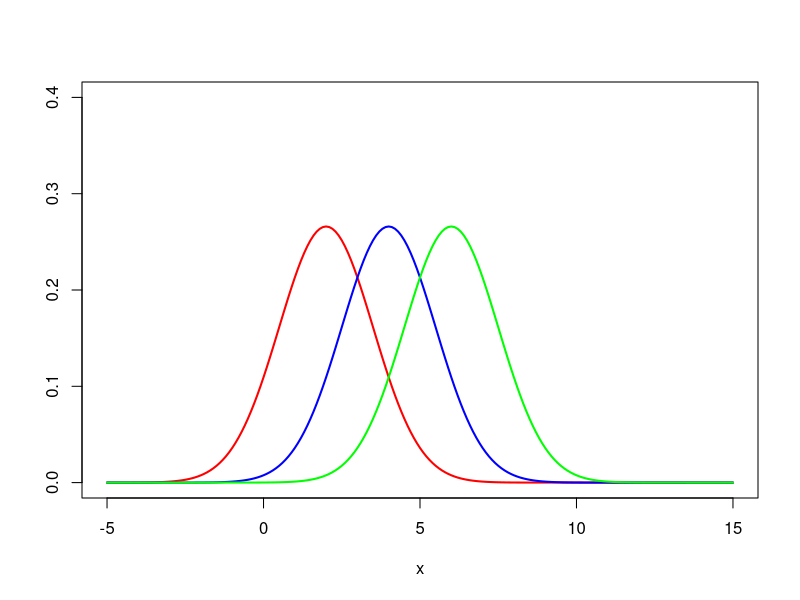
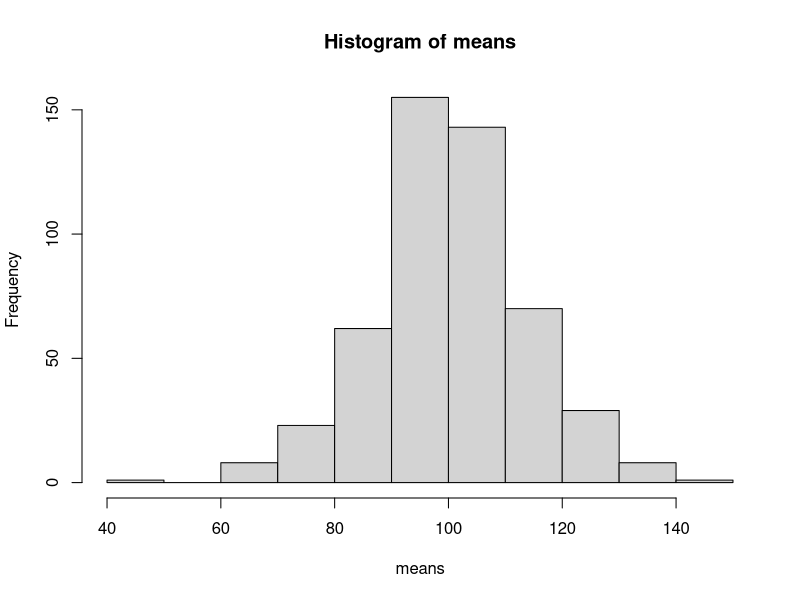
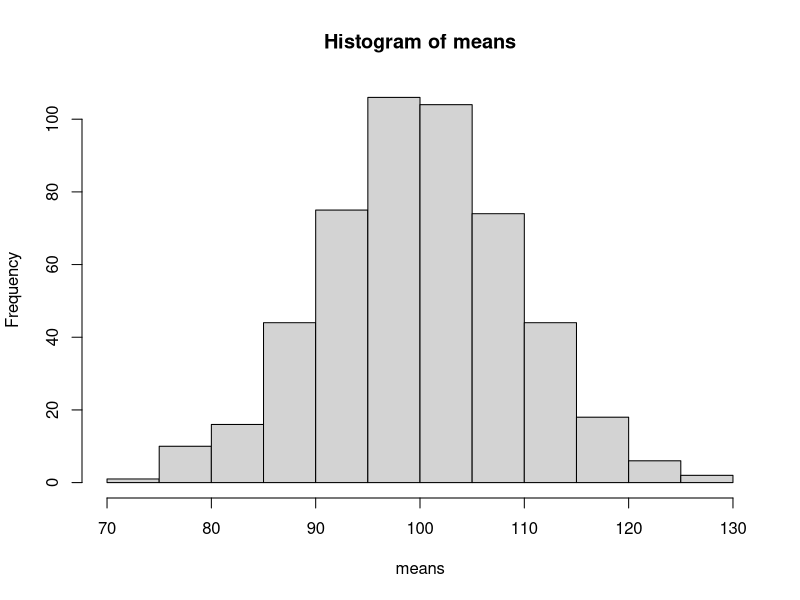
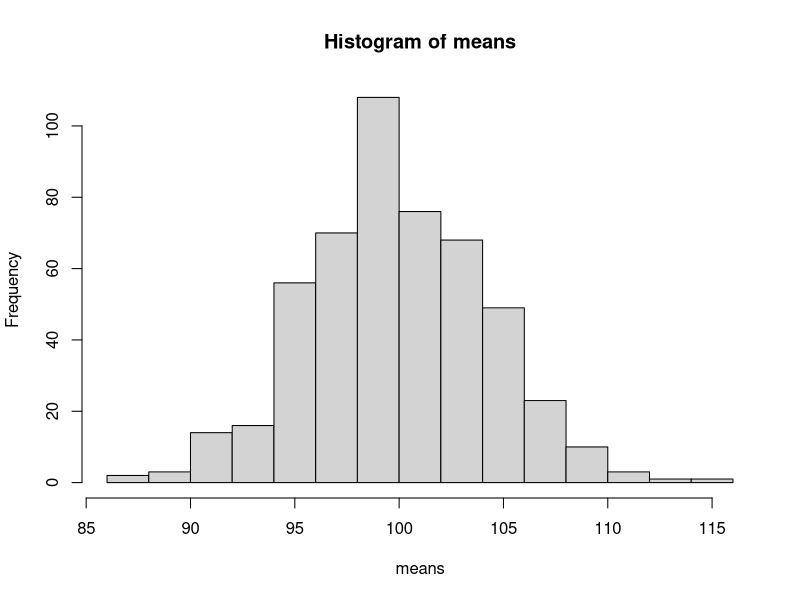
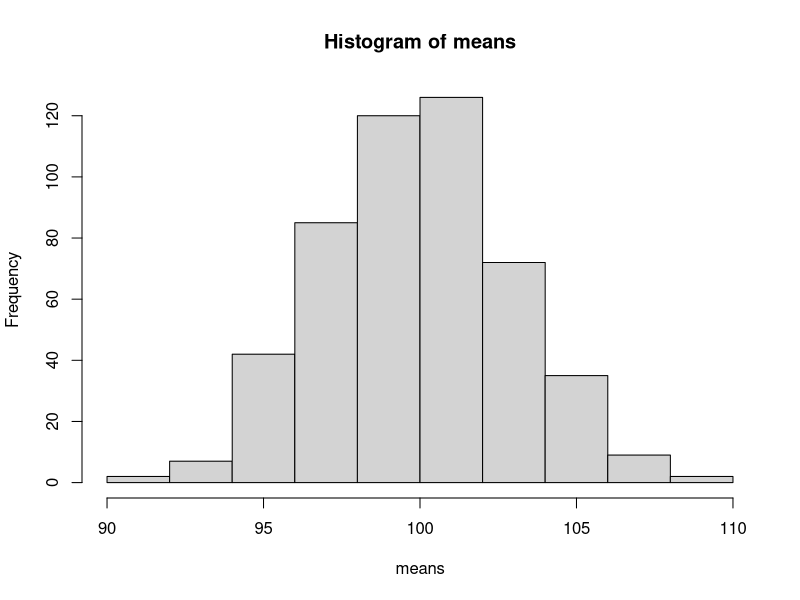
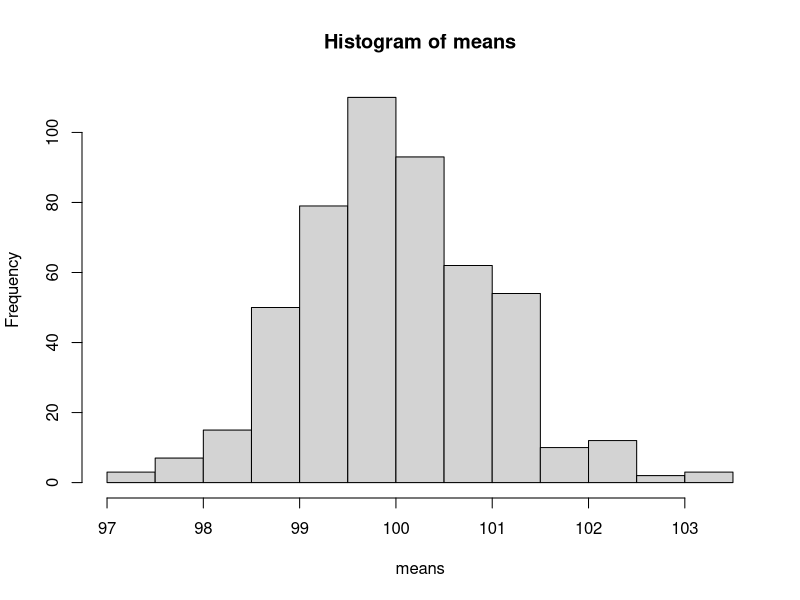

Write the R code that produced these figures, in order. (Note: this script raises an error after producing the figures.)
# HW 3—Eco stats
# 10 Feb 2021—David S. Mason
library(ggplot2)
# Q3 ####
x <- seq(-5, 15, 0.1)

plot(x, dnorm(x, mean = 2, sd = 1.5), type = "l",
     ylim = c(0, 0.4), ylab = "", lwd = 2, col = "red")
lines(x, dnorm(x, mean = 4, sd = 1.5), col = "blue", lty = 1, lwd = 2)
lines(x, dnorm(x, mean = 6, sd = 1.5), col = "green", lty = 1, lwd = 2)

Mean <- 21.37
Sd <- 4.55

pnorm(30, Mean, Sd) - pnorm(20, Mean, Sd) 
# 0.5893969 or 58.94% of ACT test scores between 20-30
# Q4 ####
samp <- c(5,10,50,100,1000)

for(j in 1:length(samp)){
	mat <- matrix(ncol = samp[j], nrow = 500)
	means <- vector()
			for(i in 1:500){
				mat[i,] <- rnorm(n = samp[j], mean = 100, sd = 30)
				means[i] <- mean(mat[i,]) # a
			}
	hist(means) # b
}
# c = larger numbers of trials get closer to expected mean
# d = the theoretical mean of the sampling mean is the population mean?
# d = PDF of sampling distribution approaches normal distribution at large sample sizes

# Q6a ####
pop <- c(200, 183, 171, 154, 140, 128, 113, 97, 87, 84, 71,
			 66, 61, 58, 53, 48, 46, 43, 40, 35, 33, 31, 28, 26)
p <- seq(0,1,0.01)
ln.ll.p <- vector("list", length(pop))

question6 <- function(pop, p){
	
for(i in 1:length(pop)){
	if(pop[i] == 200){
	ln.ll.p[[i]] <- dbinom(pop[i], pop[i], p, log = TRUE)
	}
	else{
	ln.ll.p[[i]] <- dbinom(pop[i], pop[i-1], p, log = TRUE)
	}
}

joint.probability <- as.vector(ln.ll.p[[1]]+ln.ll.p[[2]]+ln.ll.p[[3]]+
		ln.ll.p[[4]]+ln.ll.p[[5]]+ln.ll.p[[6]]+ln.ll.p[[7]]+
		ln.ll.p[[8]]+ln.ll.p[[9]]+ln.ll.p[[10]]+ln.ll.p[[11]]+
		ln.ll.p[[12]]+ln.ll.p[[13]]+ln.ll.p[[14]]+ln.ll.p[[15]]+
		ln.ll.p[[16]]+ln.ll.p[[17]]+ln.ll.p[[18]]+ln.ll.p[[19]]+
		ln.ll.p[[20]]+ln.ll.p[[21]]+ln.ll.p[[22]]+ln.ll.p[[23]]+ln.ll.p[[24]])

joint.probability <- as.data.frame(joint.probability)

joint.probability <- cbind(joint.probability, p)

ggplot(d = joint.probability, aes(x = p, y = joint.probability))+
			 	geom_line(color = "red")+
				geom_vline(xintercept = p[which.max(joint.probability$joint.probability)], 
									 color="black",size=1)+
				xlab("Joint probability of survival")+
				ylab("-Log Likelihood")+
				scale_x_continuous(breaks=seq(0, 1, 0.1))+
				scale_y_continuous(breaks=seq(-8000,0, 1000))+
				theme_classic()

return(joint.probability)
}

# Q6b ####
d <- vector()
pop <- 200
p <- 0.90

for(i in 1:24){
	pop <- rbinom(1,pop,p)
	d[i] <- pop
}
# Q6c ####

output <- list()
pop <- 200
p <- 0.90

for(j in 1:2000){
	d <- vector()
	pop <- 200
		for(i in 1:24){
		pop <- rbinom(1,pop,p)
		d[i] <- pop
		}
	output[[j]] <- d
}

mle.output <- vector()
p <- seq(0,1,0.01)


for(i in 1:2000){
 	current.vec <- output[[i]]
 	ln.ll.p <- vector("list", length = 24)
			for(j in 1:24){
				if(current.vec[j] == max(current.vec)){
				ln.ll.p[[j]] <- dbinom(current.vec[j],
														 current.vec[j], p, log = TRUE)
					}
				else{
				ln.ll.p[[j]] <- dbinom(current.list[j], current.list[j-1], p, log = TRUE)
				}
			}
	  joint.probability <- as.vector(ln.ll.p[[1]]+ln.ll.p[[2]]+ln.ll.p[[3]]+
												ln.ll.p[[4]]+ln.ll.p[[5]]+ln.ll.p[[6]]+ln.ll.p[[7]]+
												ln.ll.p[[8]]+ln.ll.p[[9]]+ln.ll.p[[10]]+ln.ll.p[[11]]+
												ln.ll.p[[12]]+ln.ll.p[[13]]+ln.ll.p[[14]]+ln.ll.p[[15]]+
												ln.ll.p[[16]]+ln.ll.p[[17]]+ln.ll.p[[18]]+ln.ll.p[[19]]+
												ln.ll.p[[20]]+ln.ll.p[[21]]+ln.ll.p[[22]]+ln.ll.p[[23]]+ln.ll.p[[24]])
		
		joint.probability <- as.data.frame(joint.probability)
		joint.probability <- cbind(joint.probability, p)
		
		mle.p <- joint.probability$p[joint.probability$joint.probability == max(joint.probability$joint.probability)] 
 		mle.output[i] <- mle.p
}

plot(mle.output)
										
# Q7 ####
input <- list(seq(0:8), seq(0:12), seq(0:25),
					 seq(0:50), seq(0:100), seq(0:200))
size <- c(50, 100, 200, 400, 800, 1600)
p <- 0.0588
m <- c(12, 25, 50, 100, 200, 400)
n <- c(200, 400, 800, 1600, 3200, 6400)
k <- c(50, 100, 200, 400, 800, 1600)

for(i in 1:6){
	title <-
	x <- input[[i]]
	par(mfrow=c(1,2))
	plot(dbinom(x = x, size = size[i], p = p), main = "Binomial") 
	plot(dhyper(x = x, m = m[i], n = n[i], k = k[i]), main = "Hypergeometric") 
}

x <- 0:8
plot(dbinom(x, 50, 0.0588)) 
plot(dhyper(x, 12, 200, 50)) 

x <- 0:12
plot(dbinom(x, 100, 0.0588)) 
plot(dhyper(x, 25, 400, 100)) 

x <- 0:25
plot(dbinom(x, 200, 0.0588)) 
plot(dhyper(x, 50, 800, 200)) 

x <- 0:50
plot(dbinom(x, 400, 0.0588)) 
plot(dhyper(x, 100, 1600, 400)) 

x <- 0:100
plot(dbinom(x, 800, 0.0588)) 
plot(dhyper(x, 200, 3200, 800)) 

x <- 0:200
plot(dbinom(x, 1600, 0.0588)) 
plot(dhyper(x, 400, 6400, 1600)) 

# Q10 ####
d <- c(74, 72, 51, 6, 6, 6)
goat.mat <- matrix(d, nrow = 3, ncol = 2)
unmarked <- goat.mat[,1] - goat.mat[,2]
d <- c(74, 72, 51, 6, 6, 6, 68, 66, 45)
goat.mat <- matrix(d, nrow = 3, ncol = 3)
rownames(goat.mat) <- c('Flight 1', 'Flight 2', 'Flight 3')
colnames(goat.mat) <- c('Total goats', 'Marked goats', 'Unmarked goats')

t <- seq(75,400,1) # total animals N
m <- 13 # marked animals (t)
n <- goat.mat[1,1] # k
x <- goat.mat[1,2] # r

ln.ll.h <- (dhyper(goat.mat[1,2], m, t-m, goat.mat[1,1]))*
					 (dhyper(goat.mat[2,2], m, t-m, goat.mat[2,1]))*
					 (dhyper(goat.mat[3,2], m, t-m, goat.mat[3,1]))
table <- as.data.frame(cbind(ln.ll.h, t))

ggplot(d = table, aes(x = t, y = ln.ll.h))+
				geom_line(color = "red")+
				geom_vline(xintercept = t[which.max(table$ln.ll.h)], 
									 color="black",size=1)+
				xlab("Total population")+
				ylab("Likelihood")+
				scale_x_continuous(breaks=seq(0, 400, 50))+
				theme_classic()
	
